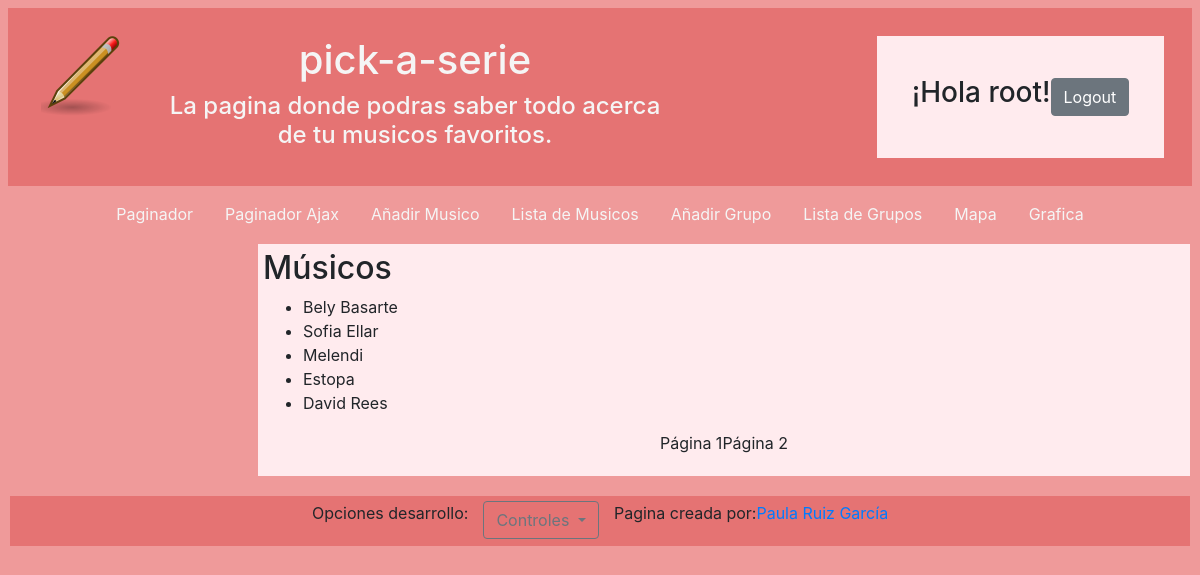
Page /p5/paginadorajax (signed in) on the committed database.
### práctica_05/models.py (models this page shows, shortened)
class Musico(models.Model):
    voz = "voz"
    piano = "piano"
    bajo = "bajo"
    bateria = "bateria"
    guitarra = "guitarra"
    instrumentos = (
            (voz, "voz"),
            (piano, "piano"),
            (bajo, "bajo"),
            (bateria, "bateria"),
            (guitarra, "guitarra"),
        )
    nombre = models.CharField(max_length=20, blank=False)
    fec_nacimiento = models.DateField(blank=False)
    instrumento = models.CharField(
        default=voz,
        choices=instrumentos,
        max_length= 30,
        blank=False,
    )
    grupos = models.ManyToManyField('Grupo', blank=True)

### práctica_05/views.py (the view)
def paginador_ajax(request):
	iterador = Musico.objects.all()
	iterador_final = Musico.objects.all()[0:5]
	musicos_por_pag = 5
	num_paginas = iterador.count() % musicos_por_pag
	if num_paginas == 0:
		paginador = range(1, int(iterador.count() / musicos_por_pag + 1))
	else:
		paginador = range(1, int(iterador.count() / musicos_por_pag + 2))
	if request.user.is_authenticated:
		context = {
			"lista": list(iterador_final),
			"paginador": paginador,
			"username":request.user.username
		}
	else:
		context = {
			"lista": list(iterador_final),
			"paginador": paginador,
		}
	return render(request, 'musicos_ajax.html', context)

### templates/musicos_ajax.html (shortened to what this page needs)
{% extends "base.html" %}
{% load static %}
{% block main %}
<h2>Músicos</h2>
<ul id="lista_musicos">
  	{% for i in lista %}
  		<li>{{ i.nombre }}</li>
  	{% endfor %}
</ul>
<ul class="pagination pagination-sm justify-content-center">
    {% for i in paginador %}
    	<li >
    		<a onclick="clickPaginador({{i}})" id="paginador{{i}}"> Página {{i}}</a>
    	</li>
    {% endfor %}
</ul>
{% endblock %}

### templates/base.html (shortened to what this page needs)
<!DOCTYPE html>
<html lang="en">
<head>
    {% load static %}
    <link href="/static/css/estilo.css" rel="stylesheet"/>
    <link rel="stylesheet" href="https://stackpath.bootstrapcdn.com/bootstrap/4.3.1/css/bootstrap.min.css">
</head>
<body class="bg-primario-body">
    <header class="row justify-content-between m-2 bg-primario-header">
        <div class="col-sm-7">
            <div id="title" class="d-flex m-2">
                    <img id='logo' class="align-self-stretch" src="/static/imagenes/logo.png"/>
                    <div class='titulos'>
                        <h1>pick-a-serie</h1>
                        <h4>La pagina donde podras saber todo acerca de tu musicos favoritos.</h4>
                    </div>
            </div>
        </div>
        <div id="login" class="col-sm-3 m-3 d-flex align-items-center justify-content-center">
            {% if username %}
                <h3>¡Hola {{username}}!</h3>
                <form action="{% url 'account_logout' %}" method="post">
                    <input type="submit" class="btn btn-secondary" value="Logout" name="Logout"/>
                </form>
            {% else %}
                <div class="mr-md-3 ">
                    <a href="{% url 'account_login' %}" class="btn btn-secondary">Sign In</a></li>
                    <a href="{% url 'account_signup' %}" class="btn btn-secondary">Sign Up</a></li>
                </div>
            {% endif %}
        </div>
    </header>
    <nav class="nav justify-content-center bg-primario-nav ">
        <a class="nav-link" href="{% url 'query' 1%}"> Paginador </a>
        <a class="nav-link" href="{% url 'ajax' %}"> Paginador Ajax </a>
        {% if username %}
            <a class="nav-link" href="{% url 'crear_musico' %}"> Añadir Musico </a>
            <a class="nav-link" href="{% url 'listar_musico' %}"> Lista de Musicos </a>
            <a class="nav-link" href="{% url 'crear_grupo' %}"> Añadir Grupo </a>
            <a class="nav-link" href="{% url 'listar_grupo' %}"> Lista de Grupos </a>
            <a class="nav-link" href="{% url 'mapas' %}"> Mapa </a>
            <a class="nav-link" href="{% url 'graficas' %}"> Grafica </a>
        {% endif %}
    </nav>
    <div id="principal" class="d-flex justify-content-between">
        <aside class="bg-primario-aside">
        </aside>
        <main class="bg-primario-main">
            {% block main %}{% endblock %}
        </main>
    </div>
    <footer class="d-flex justify-content-center m-2 bg-primario-footer">
<label for="">Opciones desarrollo:</label>
      <div id="main">
        <div class="dropdown container">
                        <button class="btn btn-outline-secondary dropdown-toggle" type="button" id="dropdownMenuButton" data-toggle="dropdown" aria-haspopup="true" aria-expanded="false">
                            Controles
                        </button>
                    </div>
      </div>
        <p>Pagina creada por: </p>
        <a href="https://github.com/aluruiz">Paula Ruiz García</a>
    </footer>
</body>
</html>

### static/css/estilo.css (style rules this page uses)
.bg-primario-body { background-color: #EF9A9A; }
.bg-primario-header { padding: 10px; background-color:#E57373; text-align: center; }
.bg-primario-header #title { display: flex; color: whitesmoke; }
.bg-primario-header #title #logo { height: 100px; width: auto; }
.bg-primario-header #title .titulos { padding: 10px; margin-left: 15px; }
header #login { border: 2px solid; border-color: #E57373; padding: 10px; background-color:#FFEBEE; }
.bg-primario-nav { background-color:#EF9A9A; }
nav a { color: whitesmoke; }
.bg-primario-aside { background-color: #EF9A9A; padding: 5px; flex: 13%; }
.bg-primario-main { padding: 5px; margin: 10px; flex: 70%; background-color: #FFEBEE; }
.bg-primario-footer { padding: 5px; margin: 10px; background-color: #E57373; border: 2px solid; border-color: #EF9A9A; display: flex; justify-content: center; }

### rows in the picture
Musico: nombre "Bely Basarte"
Musico: nombre "Sofia Ellar"
Musico: nombre "Melendi"
Musico: nombre "Estopa"
Musico: nombre "David Rees"

### other values in the picture
{{ username }} "root"
{{ i }} "1" "2"
